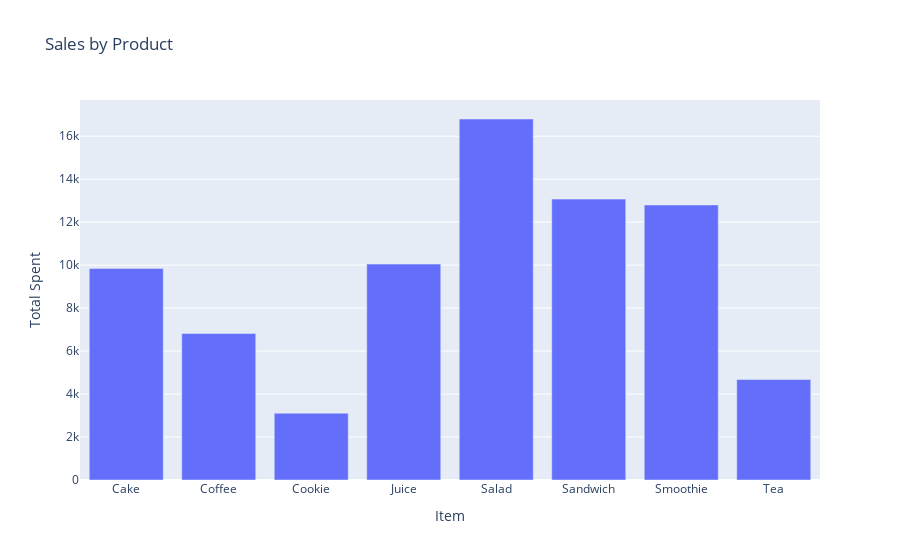

The notebook cell this image was saved under:
### Code cell
import plotly.express as px
import pandas as pd

# Example data
#data = {'Product': ['Coffee', 'Cake', 'Cookie', 'Smoothie'],
        #'Sales': [120, 80, 95, 60]}
#df = pd.DataFrame(data)

#fig = px.bar(df, x='Product', y='Sales', title='Sales by Product')
#fig.show()

sales_df = sales2_cleaned.groupby('Item')[['Total Spent']].sum()
sales_df

import plotly.express as px

px.bar(
    sales_df,
    #x = 'Item',
    y = 'Total Spent',
    title = 'Sales by Product'
)

#sales_df.columns

### Figure 1 — Plotly figure (JSON) as saved in the notebook; plotly's stock layout.template omitted (floating-point values rounded to 4 significant figures)
{"data": [{"hovertemplate": "Item=%{x}<br>Total Spent=%{y}<extra></extra>", "legendgroup": "", "marker": {"color": "#636efa", "pattern": {"shape": ""}}, "name": "", "orientation": "v", "showlegend": false, "textposition": "auto", "type": "bar", "x": ["Cake", "Coffee", "Cookie", "Juice", "Salad", "Sandwich", "Smoothie", "Tea"], "xaxis": "x", "y": [9840.0, 6818.0, 3109.0, 10050.0, 16800.0, 13070.0, 12800.0, 4676.0], "yaxis": "y"}], "layout": {"barmode": "relative", "legend": {"tracegroupgap": 0}, "title": {"text": "Sales by Product"}, "xaxis": {"anchor": "y", "domain": [0, 1], "title": {"text": "Item"}}, "yaxis": {"anchor": "x", "domain": [0, 1], "title": {"text": "Total Spent"}}}}
